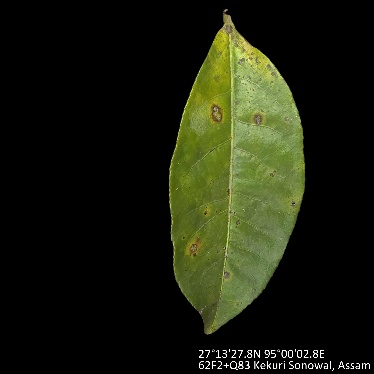
#> input picture Datasets/Tea_Leaf_Classification/Image/BB/BB_A-1.jpg, 374 x 374 px
$ python -i Fourier2D.py   (imports and definitions only)
#> lines starting #> are read from the running program, lines starting #| are printed output that depends on the picture
import numpy as np
from scipy import fftpack
import matplotlib.pyplot as plt
from myDIP.intensityTransform import logTransform
from scipy.signal.windows import gaussian, tukey

class Fourier2D:

    # def __init__(self, input_img):
    #     self.__input_img = input_img

    def __init__(self, input_img, zero_mean=False, window_func=None):
        self.__input_img = input_img
        self.__zero_mean = zero_mean
        self.__window_func = window_func

        self.__img_height = input_img.shape[0]
        self.__img_width = input_img.shape[1]

    def __zeroMean(self):

        if self.__zero_mean:
            output_img = self.__input_img - self.__input_img.mean()
        else:
            output_img = self.__input_img.copy()

        return output_img

    def __windowing(self, input_img):

        if self.__window_func is None:
            output_img = input_img
        elif self.__window_func == "Gaussian":
            gauss_std = lambda kernel_size : 0.3*((kernel_size-1)*0.5)+0.8
             # -> 1D Window Function
            winfunc_vert = gaussian(self.__img_height, gauss_std(self.__img_height)).reshape((1, -1))
            winfunc_horz = gaussian(self.__img_width, gauss_std(self.__img_width)).reshape((1, -1))
            # [5 lines of commented-out code are left out]
            self.__window = winfunc_horz * winfunc_vert.T
            # self.__window = winfunc_vert* winfunc_horz.T
            # print(self.__window.shape)
            output_img = input_img * self.__window

            # [4 lines of commented-out code are left out]

        elif self.__window_func == "Tukey":
            winfunc_vert = tukey(self.__img_height, 0.5).reshape((1, -1))
            winfunc_horz = tukey(self.__img_width, 0.5).reshape((1, -1))
            self.__window = winfunc_horz* winfunc_vert.T
            output_img = input_img * self.__window

            # plt.figure()
            # plt.imshow(output_img, cmap='gray')

        return output_img

    def fft(self):

        preproc_img = self.__zeroMean()
        preproc_img = self.__windowing(preproc_img)

        # -> Fast Fourier Transform
        fft_complex = fftpack.fft2(preproc_img)

        # -> Split Magnitude and Phase
        self.__fft_magnitude = np.abs(fft_complex)
        self.__fft_phase = np.arctan2(fft_complex.imag, fft_complex.real)

        # -> Shift Quadrant
        self.__fft_magnitude = fftpack.fftshift(self.__fft_magnitude)

    # [10 lines of commented-out code are left out]

    def ifft(self):

        # -> Shift back Quadrant
        ifft_magnitude = fftpack.ifftshift(self.__fft_magnitude)

        # -> Combine Magnitude and Phase
        ifft_real = ifft_magnitude * np.cos(self.__fft_phase)
        ifft_imag = ifft_magnitude * np.sin(self.__fft_phase)

        ifft_complex = ifft_real + (ifft_imag * 1j)

        # -> Invert FFT
        output_complex = fftpack.ifft2(ifft_complex)

        # -> Get only real part
        self.__output_img = output_complex.real

    def getOutputImg(self):
        return self.__output_img

    def getMagnitude(self):
        return self.__fft_magnitude

    def setMagnitude(self, fft_magnitude):
        self.__fft_magnitude = fft_magnitude

    def showMagnitude(self, log_scale=False):

        display_img = self.__fft_magnitude.copy()
        if log_scale:
            # display_img = display_img/display_img.max()
            display_img = logTransform(display_img, to_uint8=False)

        plt.figure()
        plt.imshow(display_img, cmap='hot')
        # plt.show()

>>> import cv2
>>> picture = cv2.imread('../../../Datasets/Tea_Leaf_Classification/Image/BB/BB_A-1.jpg', cv2.IMREAD_GRAYSCALE)
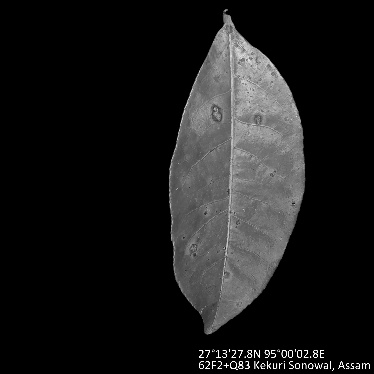
#> picture: shape (374, 374); min 0, max 255, mean 26.2
>>> result = Fourier2D(picture).fft()

$ run again, on Datasets/Tea_Leaf_Classification/Image/BB/BB_A-103.jpg
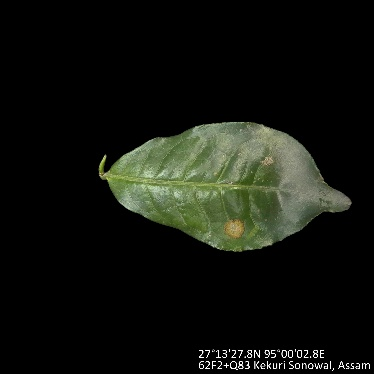
#> input picture Datasets/Tea_Leaf_Classification/Image/BB/BB_A-103.jpg, 374 x 374 px
#> `picture = cv2.imread('../../../Datasets/Tea_Leaf_Classification/Image/..`:
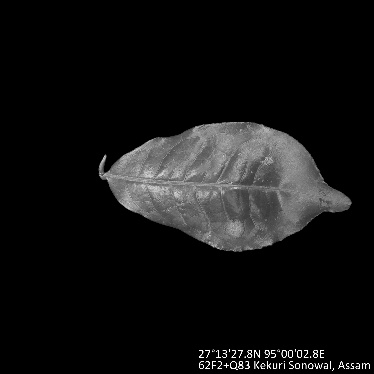
#> picture: shape (374, 374); min 0, max 255, mean 18.7

$ run again, on Datasets/Tea_Leaf_Classification/Image/BB/BB_A-106.jpg
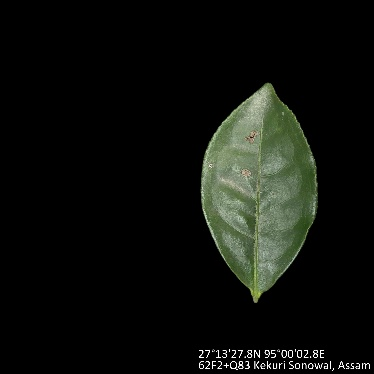
#> input picture Datasets/Tea_Leaf_Classification/Image/BB/BB_A-106.jpg, 374 x 374 px
#> `picture = cv2.imread('../../../Datasets/Tea_Leaf_Classification/Image/..`:
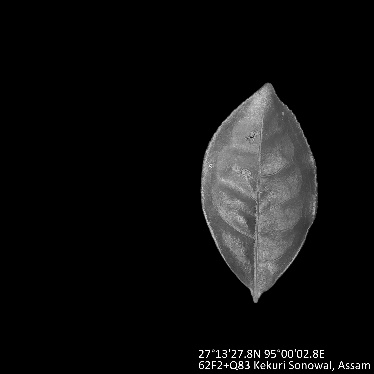
#> picture: shape (374, 374); min 0, max 255, mean 15.4
